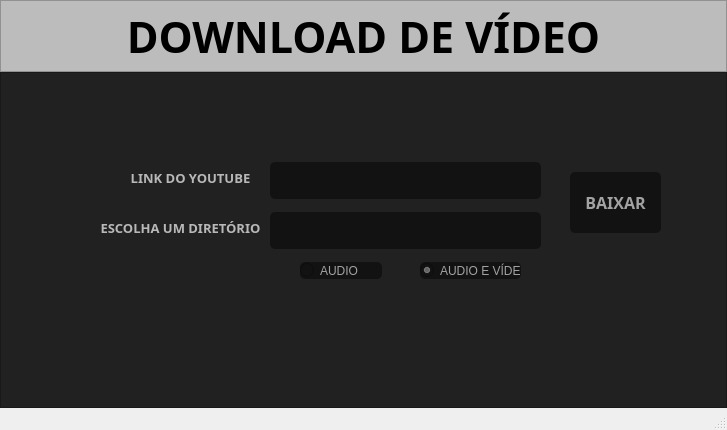
<?xml version="1.0" encoding="UTF-8"?>
<ui version="4.0">
 <class>MainWindow</class>
 <widget class="QMainWindow" name="MainWindow">
  <property name="geometry">
   <rect>
    <x>0</x>
    <y>0</y>
    <width>727</width>
    <height>430</height>
   </rect>
  </property>
  <property name="minimumSize">
   <size>
    <width>650</width>
    <height>380</height>
   </size>
  </property>
  <property name="windowTitle">
   <string>Baixar musicas e videos</string>
  </property>
  <property name="windowIcon">
   <iconset>
    <normaloff>../../../Desktop/Sem título.png</normaloff>../../../Desktop/Sem título.png</iconset>
  </property>
  <widget class="QWidget" name="centralwidget">
   <layout class="QVBoxLayout" name="verticalLayout">
    <property name="spacing">
     <number>0</number>
    </property>
    <property name="leftMargin">
     <number>0</number>
    </property>
    <property name="topMargin">
     <number>0</number>
    </property>
    <property name="rightMargin">
     <number>0</number>
    </property>
    <property name="bottomMargin">
     <number>0</number>
    </property>
    <item>
     <widget class="QFrame" name="frame_2">
      <property name="maximumSize">
       <size>
        <width>16777215</width>
        <height>72</height>
       </size>
      </property>
      <property name="styleSheet">
       <string notr="true">background-color: rgb(188, 188, 188);</string>
      </property>
      <property name="frameShape">
       <enum>QFrame::StyledPanel</enum>
      </property>
      <property name="frameShadow">
       <enum>QFrame::Raised</enum>
      </property>
      <layout class="QVBoxLayout" name="verticalLayout_2">
       <property name="leftMargin">
        <number>0</number>
       </property>
       <property name="topMargin">
        <number>0</number>
       </property>
       <property name="rightMargin">
        <number>0</number>
       </property>
       <property name="bottomMargin">
        <number>0</number>
       </property>
       <item>
        <widget class="QLabel" name="label_3">
         <property name="font">
          <font>
           <family>Segoe UI Black</family>
           <pointsize>32</pointsize>
           <weight>75</weight>
           <bold>true</bold>
          </font>
         </property>
         <property name="text">
          <string>DOWNLOAD DE VÍDEO</string>
         </property>
         <property name="alignment">
          <set>Qt::AlignCenter</set>
         </property>
        </widget>
       </item>
      </layout>
     </widget>
    </item>
    <item>
     <widget class="QFrame" name="frame">
      <property name="styleSheet">
       <string notr="true">background-color: rgb(33, 33, 33);</string>
      </property>
      <property name="frameShape">
       <enum>QFrame::StyledPanel</enum>
      </property>
      <property name="frameShadow">
       <enum>QFrame::Raised</enum>
      </property>
      <widget class="QPushButton" name="pushButton">
       <property name="geometry">
        <rect>
         <x>570</x>
         <y>100</y>
         <width>91</width>
         <height>61</height>
        </rect>
       </property>
       <property name="font">
        <font>
         <family>Yu Gothic UI Semibold</family>
         <pointsize>12</pointsize>
         <weight>75</weight>
         <bold>true</bold>
        </font>
       </property>
       <property name="styleSheet">
        <string notr="true">QPushButton{
	border-radius: 5px;
	background-color: rgb(18, 18, 18);
	color: rgb(162, 162, 162);
	padding: 10px
}
QPushButton::hover{
	border:2px solid rgb(15,15,15);
	border-color: rgb(255, 255, 255);
}</string>
       </property>
       <property name="text">
        <string>BAIXAR</string>
       </property>
      </widget>
      <widget class="QLabel" name="label">
       <property name="geometry">
        <rect>
         <x>120</x>
         <y>90</y>
         <width>141</width>
         <height>31</height>
        </rect>
       </property>
       <property name="font">
        <font>
         <family>Yu Gothic UI Semibold</family>
         <pointsize>10</pointsize>
         <weight>75</weight>
         <bold>true</bold>
        </font>
       </property>
       <property name="styleSheet">
        <string notr="true">color: rgb(184, 184, 184);</string>
       </property>
       <property name="text">
        <string>LINK DO YOUTUBE</string>
       </property>
       <property name="alignment">
        <set>Qt::AlignCenter</set>
       </property>
      </widget>
      <widget class="QLabel" name="label_2">
       <property name="geometry">
        <rect>
         <x>100</x>
         <y>140</y>
         <width>161</width>
         <height>31</height>
        </rect>
       </property>
       <property name="font">
        <font>
         <family>Yu Gothic UI Semibold</family>
         <pointsize>10</pointsize>
         <weight>75</weight>
         <bold>true</bold>
        </font>
       </property>
       <property name="styleSheet">
        <string notr="true">color: rgb(184, 184, 184);</string>
       </property>
       <property name="text">
        <string>ESCOLHA UM DIRETÓRIO</string>
       </property>
       <property name="alignment">
        <set>Qt::AlignCenter</set>
       </property>
      </widget>
      <widget class="QLineEdit" name="lineEdit_2">
       <property name="geometry">
        <rect>
         <x>270</x>
         <y>140</y>
         <width>271</width>
         <height>37</height>
        </rect>
       </property>
       <property name="font">
        <font>
         <family>Arial</family>
         <weight>50</weight>
         <bold>false</bold>
        </font>
       </property>
       <property name="styleSheet">
        <string notr="true">QLineEdit{
	border-radius: 5px;
	background-color: rgb(18, 18, 18);
	color: rgb(162, 162, 162);
	padding: 10px
}
QLineEdit::hover{
	border:1px solid rgb(15,15,15);
	border-color: rgb(255, 255, 255);
}</string>
       </property>
       <property name="inputMask">
        <string/>
       </property>
       <property name="text">
        <string/>
       </property>
       <property name="echoMode">
        <enum>QLineEdit::Normal</enum>
       </property>
       <property name="placeholderText">
        <string/>
       </property>
      </widget>
      <widget class="QLineEdit" name="lineEdit">
       <property name="geometry">
        <rect>
         <x>270</x>
         <y>90</y>
         <width>271</width>
         <height>37</height>
        </rect>
       </property>
       <property name="font">
        <font>
         <family>Arial</family>
         <weight>50</weight>
         <bold>false</bold>
        </font>
       </property>
       <property name="styleSheet">
        <string notr="true">QLineEdit{
	border-radius: 5px;
	background-color: rgb(18, 18, 18);
	color: rgb(162, 162, 162);
	padding: 10px
}
QLineEdit::hover{
	border:1px solid rgb(15,15,15);
	border-color: rgb(255, 255, 255);
}</string>
       </property>
       <property name="text">
        <string/>
       </property>
      </widget>
      <widget class="QRadioButton" name="radioButton">
       <property name="geometry">
        <rect>
         <x>300</x>
         <y>190</y>
         <width>82</width>
         <height>17</height>
        </rect>
       </property>
       <property name="styleSheet">
        <string notr="true">QRadioButton{
	border: 3px;
	border-radius: 5px;
	background-color: rgb(18, 18, 18);
	color: rgb(162, 162, 162);
}
</string>
       </property>
       <property name="text">
        <string>AUDIO</string>
       </property>
      </widget>
      <widget class="QRadioButton" name="radioButton_2">
       <property name="geometry">
        <rect>
         <x>420</x>
         <y>190</y>
         <width>101</width>
         <height>17</height>
        </rect>
       </property>
       <property name="styleSheet">
        <string notr="true">QRadioButton{
	border: 3px;
	border-radius: 5px;
	background-color: rgb(18, 18, 18);
	color: rgb(162, 162, 162);
}
</string>
       </property>
       <property name="text">
        <string>AUDIO E VÍDEO</string>
       </property>
       <property name="checked">
        <bool>true</bool>
       </property>
      </widget>
     </widget>
    </item>
   </layout>
  </widget>
  <widget class="QMenuBar" name="menubar">
   <property name="geometry">
    <rect>
     <x>0</x>
     <y>0</y>
     <width>727</width>
     <height>21</height>
    </rect>
   </property>
  </widget>
  <widget class="QStatusBar" name="statusbar"/>
 </widget>
 <resources/>
 <connections/>
</ui>
